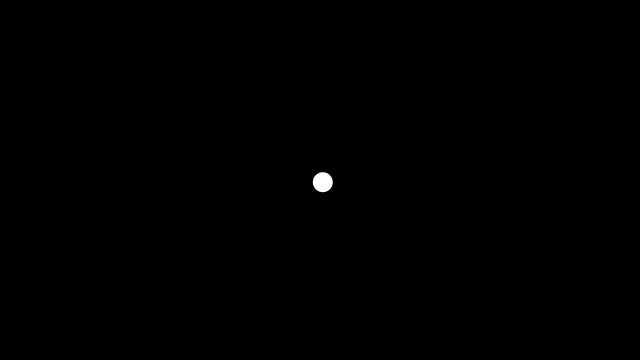
Frame 1 (no input)
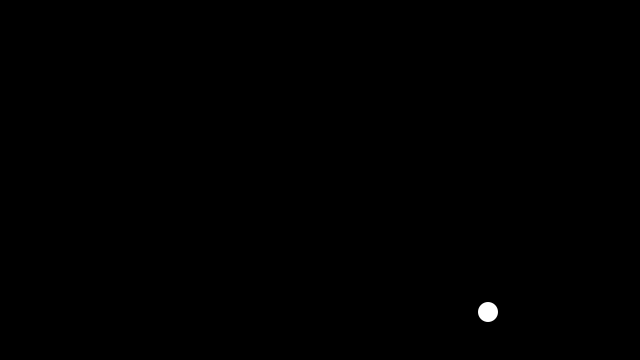
Frame 60 (the mouse pressed at the canvas centre just before this capture)
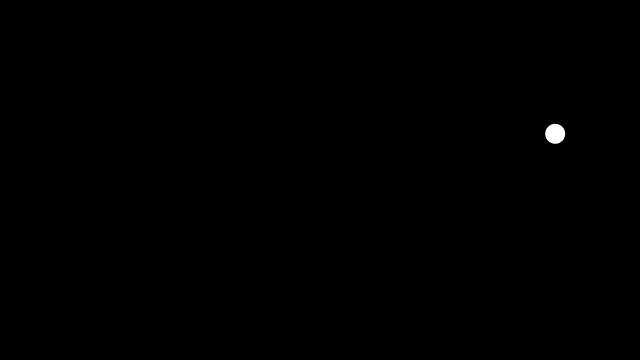
Frame 120 (the mouse held since frame 60 and released just before this capture)

The Processing sketch that drew these frames (run headless with seeded random() and noise(); from frame 60 on, the mouse is pressed at the canvas centre):

// Processing sketch: simon_exo_rebond
// ── simon_exo_rebond.pde
int taille = 20;        
float x, y = 0.0;    

float xspeed = 2.8; 
float yspeed = 2.2;  

int xdirection = 1;
int ydirection = 1;  


void setup() 
{
  size(640, 360);
  noStroke();
  frameRate(30);
  ellipse (50, 50, 30, 30);
 
  x = width/2;
  y = height/2;
}

void draw() 
{
  background(0);
  
 
  x = x + ( xspeed * xdirection );
  y = y + ( yspeed * ydirection );
  
 
  if (x > width-taille || x < taille) {
    xdirection *= -2;
  }
  if (y > height-taille || y < taille) {
    ydirection *= -2;
  }

  ellipse(x, y, taille, taille);
}
